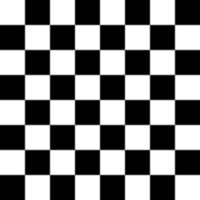
#> input picture skimage.data.checkerboard(), 200 x 200 px
$ jupyter execute --allow-errors Untitled1.ipynb   (shell and % lines are left out)   (older library calls are emulated)
#> lines starting #> are read from the running program, lines starting #| are printed output that depends on the picture
## Crop Images

[cell 1]
import pandas as pd

[cell 2]
df = pd.read_csv('cleaned.csv')
#> (reads code/cleaned.csv from the repository)

[cell 3]
from matplotlib import pyplot as plt
# import seaborn as sns

from skimage import data
from skimage.feature import corner_harris, corner_subpix, corner_peaks
from skimage.transform import warp, AffineTransform
from skimage.draw import ellipse


tform = AffineTransform(scale=(1.3, 1.1), rotation=1, shear=0.7,
                        translation=(210, 50))
image = warp(data.checkerboard(), tform.inverse, output_shape=(350, 350))
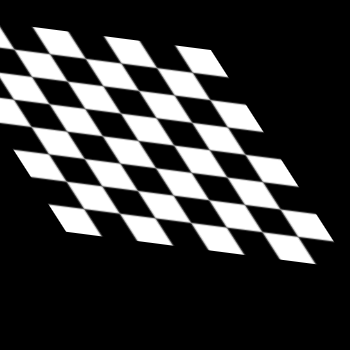
#> image: shape (350, 350) float64; min 0, max 1, mean 0.217
rr, cc = ellipse(310, 175, 10, 100)
image[rr, cc] = 1
image[180:230, 10:60] = 1
image[230:280, 60:110] = 1
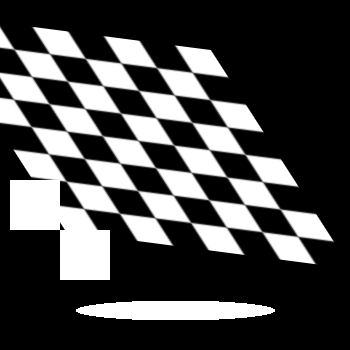
#> image: shape (350, 350) float64; min 0, max 1, mean 0.282

coords = corner_peaks(corner_harris(image), min_distance=5)
#> coords = 852 pairs, first value 5 to 344, second value 5 to 344
coords_subpix = corner_subpix(image, coords, window_size=13)
#> coords_subpix = 852 rows, first 8: [228.6, 60.62], [310, 79.99], [310, 270], [179.5, 9.52], [229.5, 9.52], [229.5, 109.5], [279.5, 59.52], [279.5, 109.5]

fig, ax = plt.subplots()
ax.imshow(image, interpolation='nearest', cmap=plt.cm.gray)
ax.plot(coords[:, 1], coords[:, 0], '.b', markersize=3)
ax.plot(coords_subpix[:, 1], coords_subpix[:, 0], '+r', markersize=15)
ax.axis((0, 350, 350, 0))
plt.show()
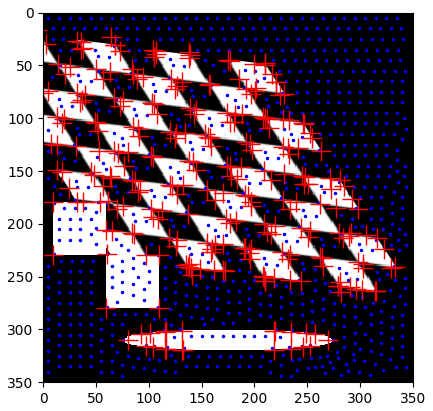
#> figure drawn by matplotlib, 1 panel

[cell 4]
from skimage.color import rgb2grey

#> (a cell that did not finish here is left out)

#> (a cell that did not finish here is left out)

[cell 7]
from skimage import io, img_as_float

#> (the rest of this cell did not finish here and is left out)

[cell 8]
coords_subpix
#> Out has the same summary as coords_subpix
